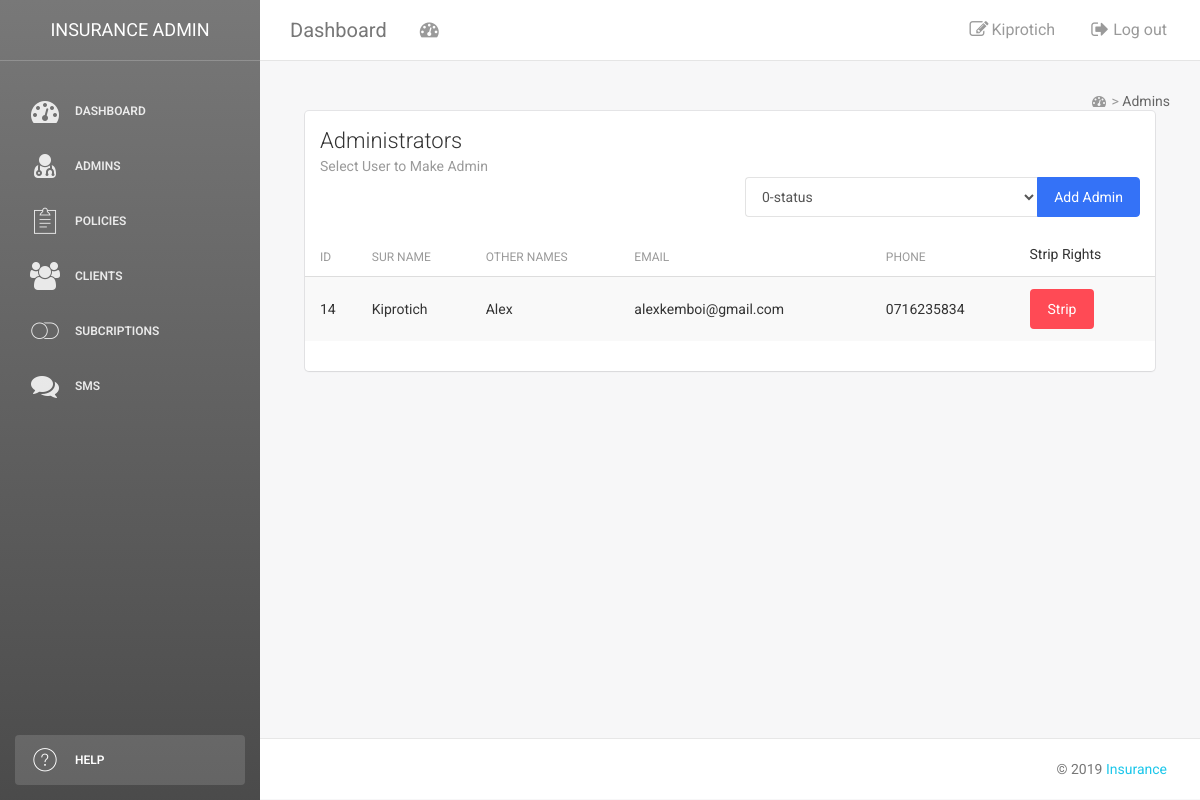
Screenshot of /admins.php (signed in) with the database file from the repository.
### tables this page shows
CREATE TABLE `user_details` (
  `user_Id` int(11) NOT NULL,
  `sur_Name` varchar(35) NOT NULL,
  `first_Name` varchar(35) NOT NULL,
  `id_No` int(10) NOT NULL,
  `phone_No` varchar(14) NOT NULL,
  `email_Address` varchar(65) NOT NULL,
  `address` varchar(65) NOT NULL,
  `status` int(1) NOT NULL DEFAULT '0',
  `privilege` varchar(15) NOT NULL DEFAULT 'user',
  `Password` varchar(25) NOT NULL
);

### admins.php (the view, shortened to what this page needs)
<?php include 'side.php';?>
<?php include 'top.php';
    include "conn.php";
    $sql = "SELECT * FROM user_details WHERE  privilege='admin'";
    $result = $conn->query($sql);
    $sql1 = "SELECT * FROM user_details WHERE  privilege='user'";
    $result1 = $conn->query($sql1);
?>
<div class="content">
<div class="container-fluid">
			    <nav class="pull-right">
                            <a  style="color:#999" href="index.php">
                                <i class="fa fa-dashboard" ></i> >
                            </a>
                            <a  style="color:#666" href="">
                               Admins
                            </a>
                </nav>
            </div>
             <div class="container-fluid">
<div class="col-md-12">
                        <div class="card">
                            <div class="header">
                                <h4 class="title">Administrators</h4>
                                <p class="category">Select User to Make Admin</p>
                                <div class="row">
                                <div class="col-md-6">&nbsp;</div>
                                    <div class="col-md-6">
                                      <form name="add" action="" method="post">
                                    <div class="input-group margin pull-right">
                                      <select class="form-control" name="user_Id">
                                      <?php while($row_users = $result1->fetch_assoc()) { ?>
                                        <option value="<?php echo $row_users['user_Id']; ?>"><?php echo $row_users['id_No']; echo "-";
                                        echo $row_users['sur_Name']; ?></option>
                                      <?php } ?>
                                     </select>
                                     <span class="input-group-btn">
                                     <button type="submit" class="btn btn-primary btn-fill btn-flat" onclick='return confirm("Give Privileges?")'>Add Admin</button>
                                     </span>
                                </div>
                                </form>
                                </div>
                            </div>
                            </div>
                            <div class="content table-responsive table-full-width">
                                <table class="table table-hover table-striped">
                                    <thead>
                                        <tr><th>ID</th>
                                    	<th>Sur Name</th>
                                    	<th>Other Names</th>
                                        <th>Email</th>
                                        <th>Phone</th>
                                        <td>Strip Rights</td>
                                    </tr></thead>
                                    <?php while($row_user = $result->fetch_assoc()) { ?>
                                    <tbody>
                                        <tr>
                                            <td><?php echo $row_user['user_Id']; ?></td>
                                            <td><?php echo $row_user['sur_Name']; ?></td>
                                        	<td><?php echo $row_user['first_Name']; ?></td>
                                        	<td><?php echo $row_user['email_Address']; ?></td>
                                            <td><?php echo $row_user['phone_No']; ?></td>
                                            <td>
                                                <form name="del" action="" method="post">
                                                    <button type="submit" class="btn btn-danger btn-fill" onclick='return confirm("Strip rights?")'>Strip</button></td>
                                        </tr>
                                    </tbody>
                                    <?php } ?>
                                </table>
                            </div>
                        </div>
                    </div>
					</div>
					</div>
	<?php include 'footer.php';?>

### top.php (shortened to what this page needs)
<?php
    include "conn.php";
    $user = $_SESSION['username'];
    $sql = "SELECT * FROM user_details WHERE  email_Address='$user'";
    $query1 = mysqli_query($conn,$sql);
    $row_user = mysqli_fetch_assoc($query1);
?>
<div class="main-panel">
        <nav class="navbar navbar-default navbar-fixed">
            <div class="container-fluid">
                <div class="navbar-header">
                    <a class="navbar-brand" href="index.php">Dashboard</a>
                </div>
                <div class="collapse navbar-collapse">
                    <ul class="nav navbar-nav navbar-left">
                        <li>
                            <a href="index.php" class="dropdown-toggle" data-toggle="dropdown">
                                <i class="fa fa-dashboard"></i>
                            </a>
                        </li>
                    </ul>
                    <ul class="nav navbar-nav navbar-right">
                        <li>
                           <a href="account.php" title="<?php echo $_SESSION['username'];?>">
                               <p><i class="fa fa-edit"></i>
                               <?php echo ucfirst($row_user['sur_Name']);?></p>
                            </a>
                        </li>
                        <li>
                            <a href="logout.php" title="<?php echo $_SESSION['username'];?>">
                                <p><i class="fa fa-sign-out"></i>
								Log out</p>
                            </a>
                        </li>
                    </ul>
                </div>
            </div>
        </nav>

### rows the page displays
user_details: sur_Name "Kiprotich", user_Id "14", first_Name "Alex", email_Address "alexkemboi@gmail.com", phone_No "0716235834"

### other values shown
form field user_Id "0-status"
